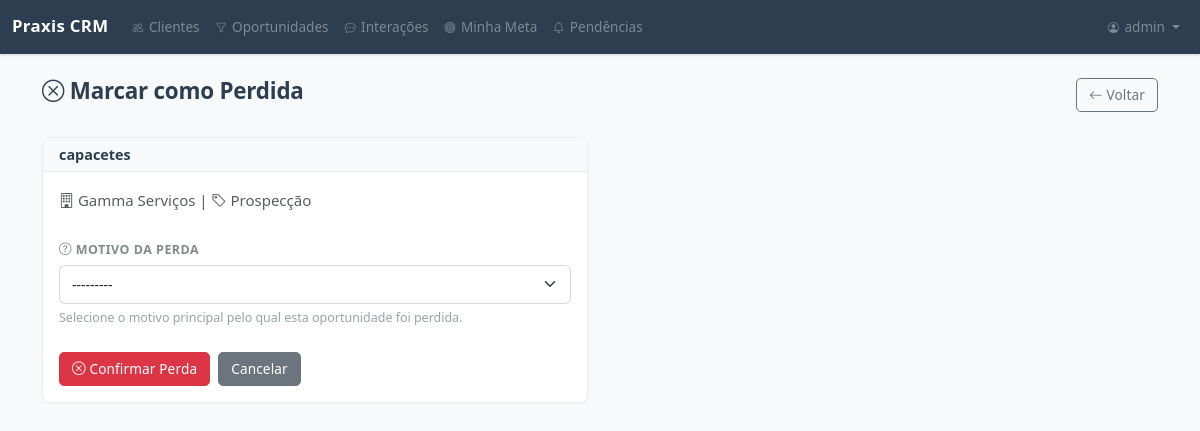
Page /sales/oportunidades/14/perdida/ (signed in) on the committed database.
### apps/sales/models.py (models this page shows, shortened)
class Oportunidade(models.Model):
    titulo = models.CharField(max_length=200, verbose_name="Título")
    cliente = models.ForeignKey(
        Cliente,
        on_delete=models.CASCADE,
        related_name="oportunidades",
        verbose_name="Cliente",
    )
    vendedor = models.ForeignKey(
        settings.AUTH_USER_MODEL,
        on_delete=models.PROTECT,
        related_name="oportunidades",
        verbose_name="Vendedor",
    )
    etapa = models.CharField(
        max_length=12,
        choices=EtapaOportunidade.choices,
        default=EtapaOportunidade.PROSPECCAO,
        verbose_name="Etapa",
    )
    motivo_perda = models.CharField(
        max_length=13,
        choices=MotivoPerdaOportunidade.choices,
        blank=True,
        default="",
        verbose_name="Motivo da perda",
    )
    valor_estimado = models.DecimalField(
        max_digits=12,
        decimal_places=2,
        default=0,
        verbose_name="Valor estimado",
    )
    descricao = models.TextField(blank=True, verbose_name="Descrição")
    proxima_acao = models.CharField(
        max_length=200,
        blank=True,
        default="",
        verbose_name="Próxima ação",
        help_text="Descreva brevemente a próxima ação a ser realizada",
    )
    data_follow_up = models.DateField(
        null=True,
        blank=True,
        verbose_name="Data do follow-up",
        help_text="Data prevista para o próximo contato",
    )
    criado_em = models.DateTimeField(auto_now_add=True, verbose_name="Criado em")
    atualizado_em = models.DateTimeField(auto_now=True, verbose_name="Atualizado em")
    class Meta:
        verbose_name = "Oportunidade"
        verbose_name_plural = "Oportunidades"
        ordering = ["-criado_em"]

### apps/crm/models.py (models this page shows, shortened)
class Cliente(models.Model):
    nome = models.CharField(max_length=200, verbose_name="Nome")
    cnpj_cpf = models.CharField(
        max_length=18, blank=True, default="", verbose_name="CNPJ/CPF"
    )
    telefone = models.CharField(max_length=20, blank=True, verbose_name="Telefone")
    email = models.EmailField(blank=True, verbose_name="E-mail")
    nome_contato_principal = models.CharField(
        max_length=200, blank=True, default="", verbose_name="Contato principal"
    )
    telefone_contato = models.CharField(
        max_length=20, blank=True, default="", verbose_name="Telefone do contato"
    )
    email_contato = models.EmailField(
        blank=True, default="", verbose_name="E-mail do contato"
    )
    tipo = models.CharField(
        max_length=3,
        choices=TipoCliente.choices,
        default=TipoCliente.B2C,
        verbose_name="Tipo",
    )
    status = models.CharField(
        max_length=11,
        choices=StatusCliente.choices,
        default=StatusCliente.PROVISORIO,
        verbose_name="Status",
    )
    criado_por = models.ForeignKey(
        settings.AUTH_USER_MODEL,
        on_delete=models.PROTECT,
        related_name="clientes_criados",
        verbose_name="Criado por",
    )
    criado_em = models.DateTimeField(auto_now_add=True, verbose_name="Criado em")
    atualizado_em = models.DateTimeField(auto_now=True, verbose_name="Atualizado em")
    class Meta:
        verbose_name = "Cliente"
        verbose_name_plural = "Clientes"
        ordering = ["-criado_em"]

### apps/sales/views.py (the view, shortened to what this page needs)
# urls.py: path("oportunidades/<int:pk>/perdida/", OportunidadePerdidaView.as_view(), name="oportunidade_perdida"),
class OportunidadePerdidaView(VendedorWriteMixin, View):
    redirect_url_name = "sales:oportunidade_list"  # Redirecionamento para GESTOR
    def _check_owner(self, request, oportunidade):
        if hasattr(request.user, "perfil") and request.user.perfil.is_vendedor:
            if oportunidade.vendedor != request.user:
                from django.core.exceptions import PermissionDenied
                raise PermissionDenied
    def _render(self, request, oportunidade, form):
        from django.shortcuts import render
        return render(request, "sales/oportunidade_perdida_form.html", {
            "oportunidade": oportunidade,
            "form": form,
        })
    def get(self, request, pk):
        oportunidade = get_object_or_404(Oportunidade, pk=pk)
        self._check_owner(request, oportunidade)
        form = MotivoPerdaForm()
        return self._render(request, oportunidade, form)

### apps/sales/forms.py
class MotivoPerdaForm(forms.ModelForm):
    class Meta:
        model = Oportunidade
        fields = ["motivo_perda"]
        widgets = {
            "motivo_perda": forms.Select(attrs={"class": "form-select"}),
        }
    def __init__(self, *args, **kwargs):
        super().__init__(*args, **kwargs)
        self.fields["motivo_perda"].required = True

### apps/accounts/models.py (called while the page is built)
    @property
    def is_admin(self):
        return self.papel == PerfilUsuario.ADMIN

    @property
    def is_vendedor(self):
        return self.papel == PerfilUsuario.VENDEDOR

    @property
    def is_gestor(self):
        return self.papel == PerfilUsuario.GESTOR

### apps/core/mixins.py (called while the page is built, shortened)
    def dispatch(self, request, *args, **kwargs):
        if not request.user.is_authenticated:
            return self.handle_no_permission()
        if hasattr(request.user, "perfil"):
            papel = request.user.perfil.papel
            if papel in (PerfilUsuario.VENDEDOR, PerfilUsuario.ADMIN):
                return super().dispatch(request, *args, **kwargs)
        raise PermissionDenied

### templates/sales/oportunidade_perdida_form.html (shortened to what this page needs)
{% extends 'base.html' %}
{% block content %}
<div class="d-flex justify-content-between align-items-center mb-4">
    <h2><i class="bi bi-x-circle"></i> Marcar como Perdida</h2>
    <a href="{% url 'sales:oportunidade_detail' oportunidade.pk %}" class="btn btn-outline-secondary">
        <i class="bi bi-arrow-left"></i> Voltar
    </a>
</div>
<div class="row">
    <div class="col-md-6">
        <div class="card">
            <div class="card-header">
                <h5 class="mb-0">{{ oportunidade.titulo }}</h5>
            </div>
            <div class="card-body">
                <p class="text-muted mb-4">
                    <i class="bi bi-building"></i> {{ oportunidade.cliente.nome }} |
                    <i class="bi bi-tag"></i> {{ oportunidade.get_etapa_display }}
                </p>
                <form method="post">
                    <div class="mb-4">
                        <label for="id_motivo_perda" class="form-label">
                            <i class="bi bi-question-circle"></i> Motivo da Perda
                        </label>
                        {{ form.motivo_perda }}
                        <div class="form-text">Selecione o motivo principal pelo qual esta oportunidade foi perdida.</div>
                    </div>
                    <div class="d-flex gap-2">
                        <button type="submit" class="btn btn-danger">
                            <i class="bi bi-x-circle"></i> Confirmar Perda
                        </button>
                        <a href="{% url 'sales:oportunidade_detail' oportunidade.pk %}" class="btn btn-secondary">
                            Cancelar
                        </a>
                    </div>
                </form>
            </div>
        </div>
    </div>
</div>
{% endblock %}

### templates/base.html (shortened to what this page needs)
{% load static %}
<!DOCTYPE html>
<html lang="pt-br">
<head>
    <link href="https://cdn.jsdelivr.net/npm/bootstrap@5.3.3/dist/css/bootstrap.min.css" rel="stylesheet">
    <link href="https://cdn.jsdelivr.net/npm/bootstrap-icons@1.11.3/font/bootstrap-icons.min.css" rel="stylesheet">
    <link href="{% static 'css/style.css' %}" rel="stylesheet">
    <link href="{% static 'css/praxis-v2.css' %}" rel="stylesheet">
</head>
<body>
    {% if user.is_authenticated %}
    <nav class="navbar navbar-expand-lg navbar-dark bg-dark">
        <div class="container-fluid">
            <a class="navbar-brand" href="{% url 'home' %}">Praxis CRM</a>
            <div class="collapse navbar-collapse" id="navbarNav">
                <ul class="navbar-nav me-auto">
                    <li class="nav-item">
                        <a class="nav-link" href="{% url 'crm:cliente_list' %}">
                            <i class="bi bi-people"></i> Clientes
                        </a>
                    </li>
                    <li class="nav-item">
                        <a class="nav-link" href="{% url 'sales:oportunidade_list' %}">
                            <i class="bi bi-funnel"></i> Oportunidades
                        </a>
                    </li>
                    <li class="nav-item">
                        <a class="nav-link" href="{% url 'sales:interacao_list' %}">
                            <i class="bi bi-chat-dots"></i> Interações
                        </a>
                    </li>
                    {% if user.perfil.is_vendedor %}
                    <li class="nav-item">
                        <a class="nav-link" href="{% url 'sales:minha_meta' %}">
                            <i class="bi bi-bullseye"></i> Minha Meta
                        </a>
                    </li>
                    <li class="nav-item">
                        <a class="nav-link" href="{% url 'sales:minhas_pendencias' %}">
                            <i class="bi bi-bell"></i> Pendências
                        </a>
                    </li>
                    {% endif %}
                </ul>
                <ul class="navbar-nav">
                    <li class="nav-item dropdown">
                        <a class="nav-link dropdown-toggle" href="#" role="button" data-bs-toggle="dropdown">
                            <i class="bi bi-person-circle"></i> {{ user.get_full_name|default:user.username }}
                        </a>
                    </li>
                </ul>
            </div>
        </div>
    </nav>
    {% endif %}
    <div class="container mt-4">
        {% block content %}{% endblock %}
    </div>
</body>
</html>

### static/css/style.css (style rules this page uses)
body { background-color: #f8f9fa; }
.card { box-shadow: 0 0.125rem 0.25rem rgba(0, 0, 0, 0.075); }
.navbar-brand { font-weight: 700; }

### static/css/praxis-v2.css (style rules this page uses)
body { font-family: var(--praxis-font-family); color: var(--praxis-texto-principal); -webkit-font-smoothing: antialiased; -moz-osx-font-smoothing: grayscale; font-size: 0.9375rem; line-height: 1.6; }
h1, h2, h3, h4, h5, h6 { color: var(--praxis-azul-escuro); font-weight: 600; }
h2 { font-size: 1.4rem; letter-spacing: -0.01em; }
h5 { font-size: 0.95rem; }
.navbar.navbar-dark.bg-dark { background-color: var(--praxis-azul-escuro) !important; box-shadow: 0 1px 3px rgba(0, 0, 0, 0.15); }
.navbar .navbar-brand { font-weight: 600; font-size: 1.05rem; letter-spacing: 0.02em; }
.navbar .nav-link { font-size: 0.85rem; opacity: 0.7; transition: opacity 0.15s ease; }
.navbar .nav-link .bi { font-size: 0.8em; margin-right: 2px; }
.card { border: 1px solid rgba(0, 0, 0, 0.07); border-radius: var(--praxis-border-radius-lg); box-shadow: 0 1px 3px rgba(0, 0, 0, 0.04); }
.card-header { background-color: var(--praxis-fundo-cinza); border-bottom: 1px solid rgba(0, 0, 0, 0.06); font-size: 0.9rem; }
.card-header h5 { font-size: 0.9rem; font-weight: 600; }
.form-control, .form-select { font-size: 0.875rem; border-color: rgba(0, 0, 0, 0.15); padding: 0.5rem 0.75rem; transition: border-color 0.15s ease, box-shadow 0.15s ease; }
.form-label { font-size: 0.78rem; font-weight: 600; color: var(--praxis-texto-secundario); text-transform: uppercase; letter-spacing: 0.04em; margin-bottom: 0.3rem; }
.form-text { font-size: 0.78rem; color: var(--praxis-texto-muted); }
.btn { font-size: 0.85rem; font-weight: 500; border-radius: var(--praxis-border-radius); letter-spacing: 0.01em; transition: all 0.15s ease; }
a { color: var(--praxis-azul-principal); transition: color 0.15s ease; }
.container { padding-bottom: 2rem; }

### static/css/variables.css (style rules this page uses)
:root { --praxis-azul-escuro: #2c3e50; --praxis-azul-principal: #3498db; --praxis-azul-hover: #2980b9; --praxis-azul-medio: #34495e; --praxis-texto-principal: #333333; --praxis-texto-secundario: #7f8c8d; --praxis-texto-muted: #95a5a6; --praxis-fundo-branco: #ffffff; --praxis-fundo-cinza: #f8f9fa; --praxis-fundo-code: #f4f4f4; --praxis-verde: #27ae60; --praxis-verde-fundo: #e8f8f5; --praxis-laranja: #f39c12; --praxis-laranja-fundo: #fef9e7; --praxis-vermelho: #e74c3c; --praxis-roxo: #9b59b6; --praxis-borda: #dddddd; --praxis-borda-clara: #bdc3c7; --praxis-font-family: 'Segoe UI', Tahoma, Geneva, Verdana, sans-serif; --praxis-font-mono: 'Courier New', monospace; --praxis-font-size-base: 16px; --praxis-font-size-sm: 0.9em; --praxis-font-size-xs: 0.85em; --praxis-font-weight-normal: 400; --praxis-font-weight-semibold: 600; --praxis-font-weight-bold: 700; --praxis-line-height: 1.6; --praxis-line-height-tight: 1.2; --praxis-line-height-relaxed: 1.7; --praxis-spacing-xs: 5px; --praxis-spacing-sm: 10px; --praxis-spacing-md: 15px; --praxis-spacing-lg: 20px; --praxis-spacing-xl: 30px; --praxis-spacing-2xl: 40px; --praxis-spacing-section: 80px; --praxis-border-radius-sm: 3px; --praxis-border-radius: 5px; --praxis-border-radius-lg: 8px; --praxis-border-radius-xl: 10px; --praxis-border-radius-full: 15px; --praxis-shadow: 0 2px 5px rgba(0, 0, 0, 0.2); --praxis-shadow-sm: 0 1px 3px rgba(0, 0, 0, 0.1); --praxis-transition: all 0.2s ease; --praxis-transition-fast: all 0.15s ease; --praxis-container-max: 1000px; --praxis-container-narrow: 800px; --praxis-container-wide: 1200px; }

### rows in the picture
Oportunidade: titulo "capacetes", cliente.nome "Gamma Serviços", etapa "Prospecção"

### other values in the picture
{{ user.get_full_name|default:user.username }} "admin"
